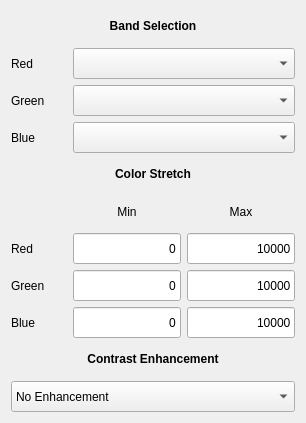
<?xml version="1.0" encoding="UTF-8"?>
<ui version="4.0">
 <class>Form</class>
 <widget class="QWidget" name="Form">
  <property name="geometry">
   <rect>
    <x>0</x>
    <y>0</y>
    <width>306</width>
    <height>423</height>
   </rect>
  </property>
  <property name="windowTitle">
   <string>Form</string>
  </property>
  <layout class="QGridLayout" name="gridLayout">
   <item row="5" column="0" colspan="3">
    <widget class="QLabel" name="lab_colorstretch">
     <property name="text">
      <string>&lt;html&gt;&lt;head/&gt;&lt;body&gt;&lt;p&gt;&lt;span style=&quot; font-weight:600;&quot;&gt;Color Stretch&lt;/span&gt;&lt;/p&gt;&lt;/body&gt;&lt;/html&gt;</string>
     </property>
     <property name="textFormat">
      <enum>Qt::AutoText</enum>
     </property>
     <property name="alignment">
      <set>Qt::AlignCenter</set>
     </property>
    </widget>
   </item>
   <item row="1" column="0" colspan="3">
    <widget class="QLabel" name="lab_bandselect">
     <property name="text">
      <string>&lt;html&gt;&lt;head/&gt;&lt;body&gt;&lt;p&gt;&lt;span style=&quot; font-weight:600;&quot;&gt;Band Selection&lt;/span&gt;&lt;/p&gt;&lt;/body&gt;&lt;/html&gt;</string>
     </property>
     <property name="alignment">
      <set>Qt::AlignCenter</set>
     </property>
    </widget>
   </item>
   <item row="3" column="0">
    <widget class="QLabel" name="lab_green">
     <property name="text">
      <string>Green</string>
     </property>
    </widget>
   </item>
   <item row="2" column="1" colspan="2">
    <widget class="QComboBox" name="combox_red">
     <property name="sizePolicy">
      <sizepolicy hsizetype="Preferred" vsizetype="Preferred">
       <horstretch>0</horstretch>
       <verstretch>0</verstretch>
      </sizepolicy>
     </property>
    </widget>
   </item>
   <item row="4" column="0">
    <widget class="QLabel" name="lab_blue">
     <property name="text">
      <string>Blue</string>
     </property>
    </widget>
   </item>
   <item row="6" column="2">
    <widget class="QLabel" name="lab_symbol_max">
     <property name="text">
      <string>Max</string>
     </property>
     <property name="alignment">
      <set>Qt::AlignCenter</set>
     </property>
    </widget>
   </item>
   <item row="3" column="1" colspan="2">
    <widget class="QComboBox" name="combox_green">
     <property name="sizePolicy">
      <sizepolicy hsizetype="Preferred" vsizetype="Preferred">
       <horstretch>0</horstretch>
       <verstretch>0</verstretch>
      </sizepolicy>
     </property>
    </widget>
   </item>
   <item row="7" column="0">
    <widget class="QLabel" name="label_7">
     <property name="text">
      <string>Red</string>
     </property>
    </widget>
   </item>
   <item row="6" column="1">
    <widget class="QLabel" name="lab_symbol_min">
     <property name="text">
      <string>Min</string>
     </property>
     <property name="alignment">
      <set>Qt::AlignCenter</set>
     </property>
    </widget>
   </item>
   <item row="10" column="0" colspan="3">
    <widget class="QLabel" name="lab_cenhance">
     <property name="text">
      <string>&lt;html&gt;&lt;head/&gt;&lt;body&gt;&lt;p&gt;&lt;span style=&quot; font-weight:600;&quot;&gt;Contrast Enhancement&lt;/span&gt;&lt;/p&gt;&lt;/body&gt;&lt;/html&gt;</string>
     </property>
     <property name="alignment">
      <set>Qt::AlignCenter</set>
     </property>
    </widget>
   </item>
   <item row="7" column="1">
    <widget class="QLineEdit" name="edit_redmin">
     <property name="sizePolicy">
      <sizepolicy hsizetype="Preferred" vsizetype="Preferred">
       <horstretch>0</horstretch>
       <verstretch>0</verstretch>
      </sizepolicy>
     </property>
     <property name="text">
      <string>0</string>
     </property>
     <property name="alignment">
      <set>Qt::AlignRight|Qt::AlignTrailing|Qt::AlignVCenter</set>
     </property>
    </widget>
   </item>
   <item row="11" column="0" colspan="3">
    <widget class="QComboBox" name="combox_cenhance">
     <property name="sizePolicy">
      <sizepolicy hsizetype="Preferred" vsizetype="Preferred">
       <horstretch>0</horstretch>
       <verstretch>0</verstretch>
      </sizepolicy>
     </property>
     <item>
      <property name="text">
       <string>No Enhancement</string>
      </property>
     </item>
     <item>
      <property name="text">
       <string>Stretch to min/max</string>
      </property>
     </item>
     <item>
      <property name="text">
       <string>Stretch and clip to min/max</string>
      </property>
     </item>
     <item>
      <property name="text">
       <string>Clip to min/max</string>
      </property>
     </item>
    </widget>
   </item>
   <item row="4" column="1" colspan="2">
    <widget class="QComboBox" name="combox_blue">
     <property name="sizePolicy">
      <sizepolicy hsizetype="Preferred" vsizetype="Preferred">
       <horstretch>0</horstretch>
       <verstretch>0</verstretch>
      </sizepolicy>
     </property>
    </widget>
   </item>
   <item row="7" column="2">
    <widget class="QLineEdit" name="edit_redmax">
     <property name="sizePolicy">
      <sizepolicy hsizetype="Preferred" vsizetype="Preferred">
       <horstretch>0</horstretch>
       <verstretch>0</verstretch>
      </sizepolicy>
     </property>
     <property name="text">
      <string>10000</string>
     </property>
     <property name="alignment">
      <set>Qt::AlignRight|Qt::AlignTrailing|Qt::AlignVCenter</set>
     </property>
    </widget>
   </item>
   <item row="8" column="0">
    <widget class="QLabel" name="label_8">
     <property name="text">
      <string>Green</string>
     </property>
    </widget>
   </item>
   <item row="2" column="0">
    <widget class="QLabel" name="lab_red">
     <property name="text">
      <string>Red</string>
     </property>
    </widget>
   </item>
   <item row="9" column="0">
    <widget class="QLabel" name="label_9">
     <property name="text">
      <string>Blue</string>
     </property>
    </widget>
   </item>
   <item row="8" column="1">
    <widget class="QLineEdit" name="edit_greenmin">
     <property name="sizePolicy">
      <sizepolicy hsizetype="Preferred" vsizetype="Preferred">
       <horstretch>0</horstretch>
       <verstretch>0</verstretch>
      </sizepolicy>
     </property>
     <property name="text">
      <string>0</string>
     </property>
     <property name="alignment">
      <set>Qt::AlignRight|Qt::AlignTrailing|Qt::AlignVCenter</set>
     </property>
    </widget>
   </item>
   <item row="8" column="2">
    <widget class="QLineEdit" name="edit_greenmax">
     <property name="sizePolicy">
      <sizepolicy hsizetype="Preferred" vsizetype="Preferred">
       <horstretch>0</horstretch>
       <verstretch>0</verstretch>
      </sizepolicy>
     </property>
     <property name="text">
      <string>10000</string>
     </property>
     <property name="alignment">
      <set>Qt::AlignRight|Qt::AlignTrailing|Qt::AlignVCenter</set>
     </property>
    </widget>
   </item>
   <item row="9" column="1">
    <widget class="QLineEdit" name="edit_bluemin">
     <property name="sizePolicy">
      <sizepolicy hsizetype="Preferred" vsizetype="Preferred">
       <horstretch>0</horstretch>
       <verstretch>0</verstretch>
      </sizepolicy>
     </property>
     <property name="text">
      <string>0</string>
     </property>
     <property name="alignment">
      <set>Qt::AlignRight|Qt::AlignTrailing|Qt::AlignVCenter</set>
     </property>
    </widget>
   </item>
   <item row="9" column="2">
    <widget class="QLineEdit" name="edit_bluemax">
     <property name="sizePolicy">
      <sizepolicy hsizetype="Preferred" vsizetype="Preferred">
       <horstretch>0</horstretch>
       <verstretch>0</verstretch>
      </sizepolicy>
     </property>
     <property name="text">
      <string>10000</string>
     </property>
     <property name="alignment">
      <set>Qt::AlignRight|Qt::AlignTrailing|Qt::AlignVCenter</set>
     </property>
    </widget>
   </item>
  </layout>
 </widget>
 <resources/>
 <connections/>
</ui>
